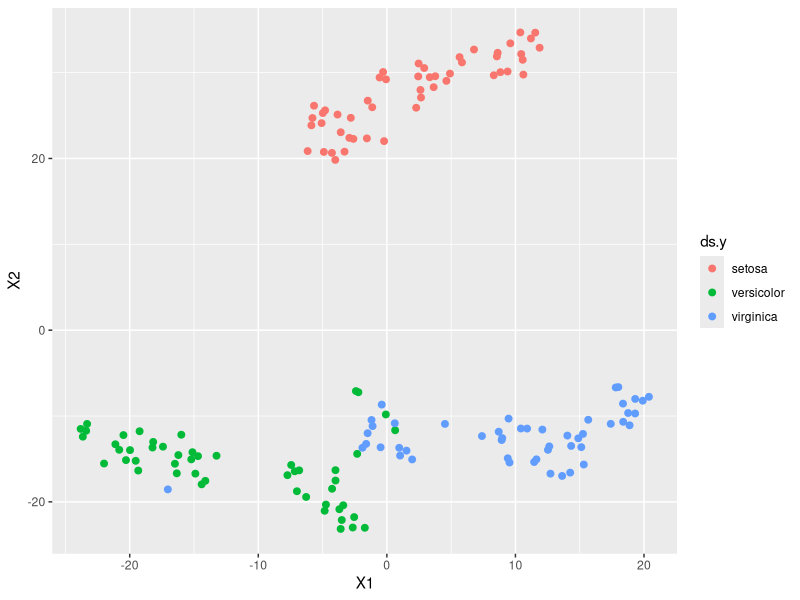

The R script that drew this image:
install.packages("Rtsne")
library(Rtsne)

library(ggplot2)

ds <- iris[,-5]             # 품종 정보 제외
ds
str(ds)

## 동일행: 102, 143 행
iris[102, ]
iris[143, ]

## 중복 데이터 제거
dup = which(duplicated(ds))
dup                         # 143번째 행 중복

ds <- ds[-dup,]
str(ds)

ds.y <- iris$Species[-dup]  # 중복을 제외한 품종 정보
str(ds.y)
length(ds.y)

## t-SNE 실행
tsne <- Rtsne(ds, dims=2, perplexity=10)
tsne

tsne$Y

## 축소결과 시각화
df.tsne <- data.frame(tsne$Y)
head(df.tsne)

ggplot(df.tsne, aes(x=X1, y=X2, color=ds.y)) +
  geom_point(size=2)
